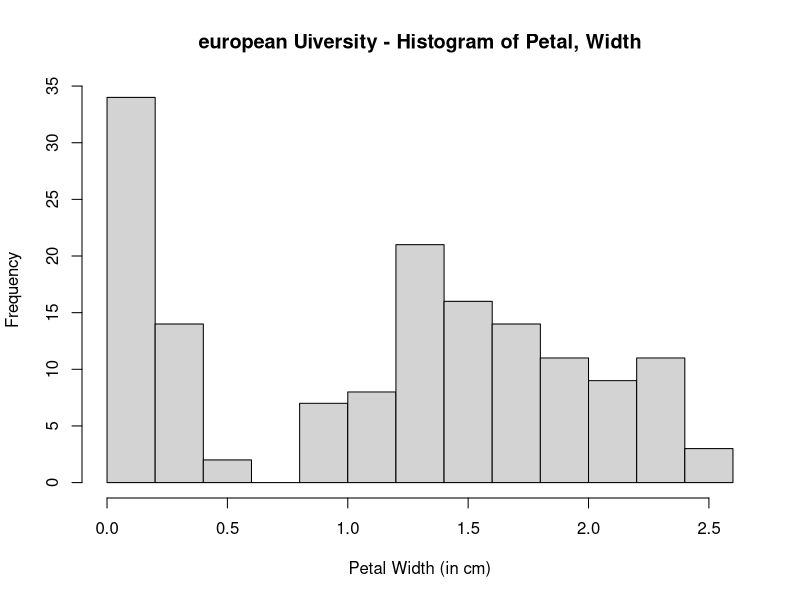

Write the R code that produced this figure.


# file: djfd
#Project: bdfojfnd
#wrangling and visualizing data

# Install and load  packages #################################

#load packages
library(datasets) #importing datasets

#LOAD AND PREPARE DATA ################################
?iris #help about iris datasets
df <- iris #create a var called df and assign iris dataset
head(df) #print first elements
df

# ANALYZE DATA ############################
hist(df$Petal.Width,
     main="european Uiversity - Histogram of Petal, Width",
     xlab="Petal Width (in cm)")

# EXERCISE (Petal Lenght) and (Species)

# CLEAN UP ###########################

# Clear enviroments
rm(list = ls())

# Clear packages
detach("package:datasets", unload=TRUE) #for base

# Clear plots
graphics.off() #clear plots, closes all graphic devices

#clear console
cat("\014") # ctrl+L

#iufh